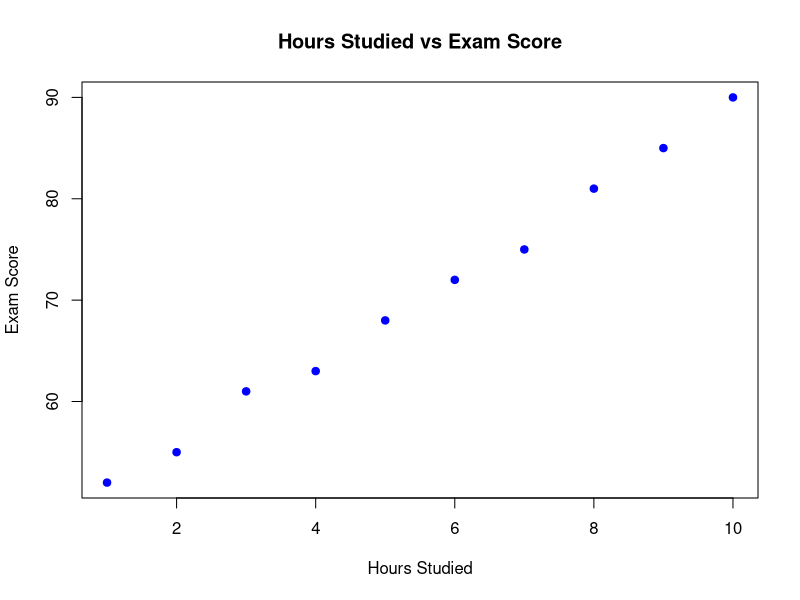
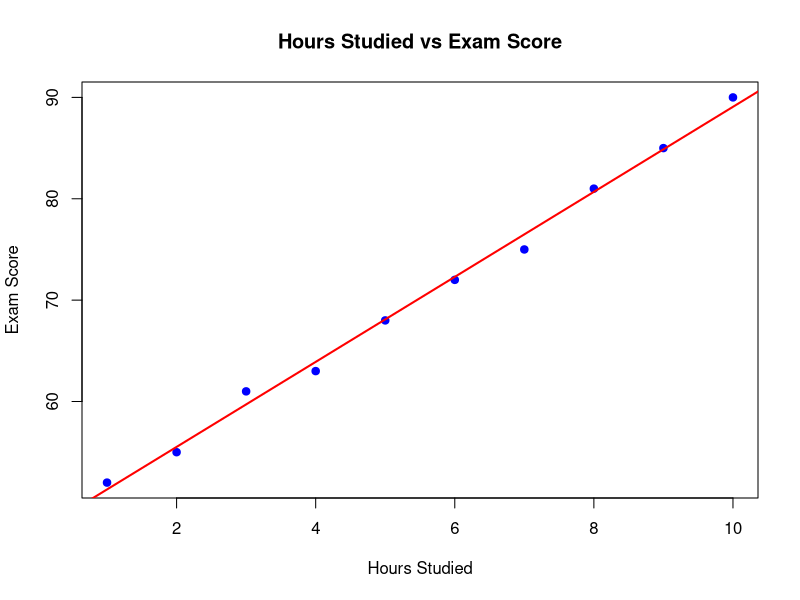

Recreate these plots in R, in order.
## ---- chunk 1
hours_studied <- c(1, 2, 3, 4, 5, 6, 7, 8, 9, 10)
exam_score <- c(52, 55, 61, 63, 68, 72, 75, 81, 85, 90)

data <- data.frame(hours_studied, exam_score)
data
## ---- chunk 2
plot(data$hours_studied, data$exam_score,
     main = 'Hours Studied vs Exam Score',
     xlab = 'Hours Studied',
     ylab = 'Exam Score',
     pch = 19, 
     col = 'blue')
## ---- chunk 3
model <- lm(exam_score ~ hours_studied, data=data)
summary(model)
## ---- chunk 4
plot(data$hours_studied, data$exam_score,
     main='Hours Studied vs Exam Score',
     xlab='Hours Studied',
     ylab='Exam Score',
     pch=19,
     col='blue')
abline(model, col='red', lwd=2)
## ---- chunk 5
new_data <- data.frame(hours_studied = 5.5)
predict(model, newdata = new_data)
